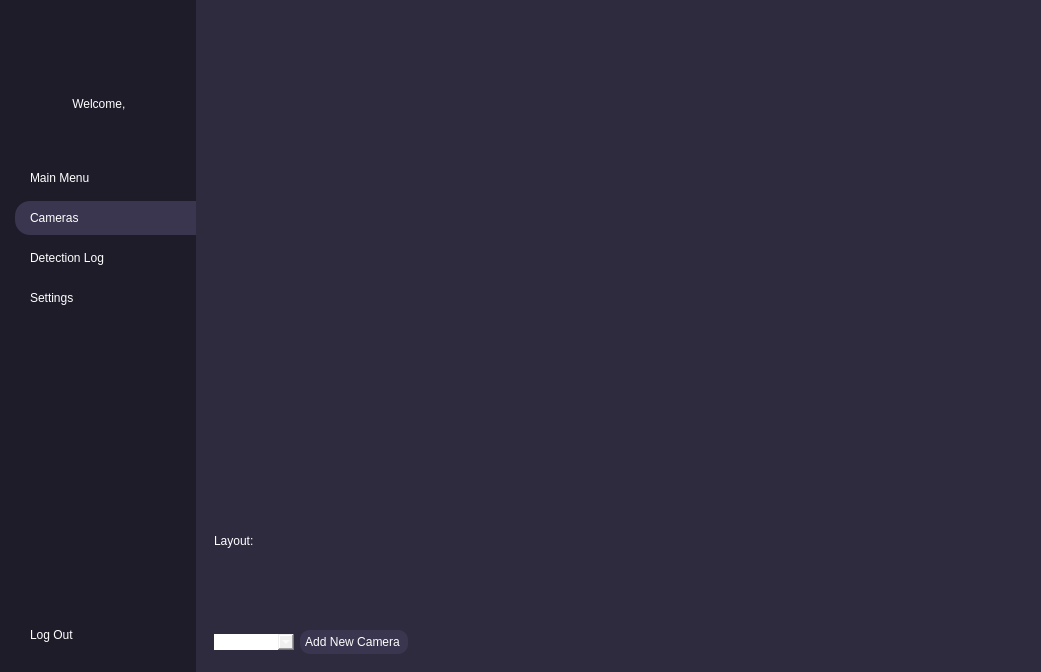
<?xml version="1.0" encoding="UTF-8"?>
<ui version="4.0">
 <class>Cameras</class>
 <widget class="QMainWindow" name="Cameras">
  <property name="geometry">
   <rect>
    <x>0</x>
    <y>0</y>
    <width>1041</width>
    <height>672</height>
   </rect>
  </property>
  <property name="minimumSize">
   <size>
    <width>1041</width>
    <height>666</height>
   </size>
  </property>
  <property name="windowTitle">
   <string>Cameras</string>
  </property>
  <property name="styleSheet">
   <string notr="true">*{
	border: none;
	background-color: transparent;
	background: none;
	padding: 0;
	margin: 0;
	color: #fff;
	font-size: 12px;
}

#leftMenuContainer{
	background-color: #1e1c29;
}

#leftMenuSubContainer QPushButton {
	text-align: left;
	padding: 10px 15px;
	border-bottom-left-radius: 15px;
	border-top-left-radius: 15px;
}

#centralwidget{
	background-color: #2E2B3F;
}</string>
  </property>
  <widget class="QWidget" name="centralwidget">
   <layout class="QHBoxLayout" name="horizontalLayout">
    <property name="spacing">
     <number>0</number>
    </property>
    <property name="leftMargin">
     <number>0</number>
    </property>
    <property name="topMargin">
     <number>0</number>
    </property>
    <property name="rightMargin">
     <number>0</number>
    </property>
    <property name="bottomMargin">
     <number>0</number>
    </property>
    <item alignment="Qt::AlignLeft">
     <widget class="QWidget" name="leftMenuContainer" native="true">
      <property name="styleSheet">
       <string notr="true"/>
      </property>
      <layout class="QVBoxLayout" name="verticalLayout_2">
       <property name="spacing">
        <number>0</number>
       </property>
       <property name="leftMargin">
        <number>0</number>
       </property>
       <property name="topMargin">
        <number>0</number>
       </property>
       <property name="rightMargin">
        <number>0</number>
       </property>
       <property name="bottomMargin">
        <number>0</number>
       </property>
       <item alignment="Qt::AlignLeft">
        <widget class="QFrame" name="leftMenuSubContainer">
         <property name="styleSheet">
          <string notr="true"/>
         </property>
         <property name="frameShape">
          <enum>QFrame::StyledPanel</enum>
         </property>
         <property name="frameShadow">
          <enum>QFrame::Raised</enum>
         </property>
         <layout class="QVBoxLayout" name="verticalLayout">
          <property name="spacing">
           <number>0</number>
          </property>
          <property name="leftMargin">
           <number>15</number>
          </property>
          <property name="topMargin">
           <number>0</number>
          </property>
          <property name="rightMargin">
           <number>0</number>
          </property>
          <property name="bottomMargin">
           <number>0</number>
          </property>
          <item>
           <widget class="QFrame" name="leftMenuTopFrame">
            <property name="frameShape">
             <enum>QFrame::StyledPanel</enum>
            </property>
            <property name="frameShadow">
             <enum>QFrame::Raised</enum>
            </property>
            <layout class="QVBoxLayout" name="verticalLayout_4">
             <property name="leftMargin">
              <number>0</number>
             </property>
             <property name="topMargin">
              <number>20</number>
             </property>
             <property name="rightMargin">
              <number>10</number>
             </property>
             <property name="bottomMargin">
              <number>0</number>
             </property>
             <item>
              <widget class="QLabel" name="LogoLabel">
               <property name="minimumSize">
                <size>
                 <width>171</width>
                 <height>71</height>
                </size>
               </property>
               <property name="maximumSize">
                <size>
                 <width>171</width>
                 <height>71</height>
                </size>
               </property>
               <property name="text">
                <string/>
               </property>
               <property name="pixmap">
                <pixmap>logo.png</pixmap>
               </property>
               <property name="scaledContents">
                <bool>true</bool>
               </property>
              </widget>
             </item>
             <item>
              <widget class="QLabel" name="WelcomeLabel">
               <property name="styleSheet">
                <string notr="true">Color: white;</string>
               </property>
               <property name="text">
                <string>Welcome, </string>
               </property>
               <property name="alignment">
                <set>Qt::AlignCenter</set>
               </property>
              </widget>
             </item>
            </layout>
           </widget>
          </item>
          <item>
           <spacer name="verticalSpacer_2">
            <property name="orientation">
             <enum>Qt::Vertical</enum>
            </property>
            <property name="sizeType">
             <enum>QSizePolicy::Fixed</enum>
            </property>
            <property name="sizeHint" stdset="0">
             <size>
              <width>20</width>
              <height>40</height>
             </size>
            </property>
           </spacer>
          </item>
          <item>
           <widget class="QFrame" name="leftMenuMiddleFrame">
            <property name="styleSheet">
             <string notr="true">QPushButton:hover {
    background-color: #3a364f;  /* Background color on hover */
}
</string>
            </property>
            <property name="frameShape">
             <enum>QFrame::StyledPanel</enum>
            </property>
            <property name="frameShadow">
             <enum>QFrame::Raised</enum>
            </property>
            <layout class="QVBoxLayout" name="verticalLayout_5">
             <property name="leftMargin">
              <number>0</number>
             </property>
             <property name="topMargin">
              <number>10</number>
             </property>
             <property name="rightMargin">
              <number>0</number>
             </property>
             <property name="bottomMargin">
              <number>0</number>
             </property>
             <item>
              <widget class="QPushButton" name="MainMenuButton">
               <property name="mouseTracking">
                <bool>true</bool>
               </property>
               <property name="styleSheet">
                <string notr="true"/>
               </property>
               <property name="text">
                <string>Main Menu</string>
               </property>
               <property name="icon">
                <iconset>
                 <normaloff>icons/home.svg</normaloff>icons/home.svg</iconset>
               </property>
              </widget>
             </item>
             <item>
              <widget class="QPushButton" name="CamerasButton">
               <property name="styleSheet">
                <string notr="true">background-color: #3a364f;</string>
               </property>
               <property name="text">
                <string>Cameras</string>
               </property>
               <property name="icon">
                <iconset>
                 <normaloff>icons/camera.svg</normaloff>icons/camera.svg</iconset>
               </property>
              </widget>
             </item>
             <item>
              <widget class="QPushButton" name="DetectionLogButton">
               <property name="text">
                <string>Detection Log</string>
               </property>
               <property name="icon">
                <iconset>
                 <normaloff>icons/search.svg</normaloff>icons/search.svg</iconset>
               </property>
              </widget>
             </item>
             <item>
              <widget class="QPushButton" name="SettingsButton">
               <property name="text">
                <string>Settings</string>
               </property>
               <property name="icon">
                <iconset>
                 <normaloff>icons/settings.svg</normaloff>icons/settings.svg</iconset>
               </property>
              </widget>
             </item>
            </layout>
           </widget>
          </item>
          <item>
           <spacer name="verticalSpacer">
            <property name="orientation">
             <enum>Qt::Vertical</enum>
            </property>
            <property name="sizeHint" stdset="0">
             <size>
              <width>20</width>
              <height>40</height>
             </size>
            </property>
           </spacer>
          </item>
          <item alignment="Qt::AlignBottom">
           <widget class="QFrame" name="leftMenuBottomFrame">
            <property name="frameShape">
             <enum>QFrame::StyledPanel</enum>
            </property>
            <property name="frameShadow">
             <enum>QFrame::Raised</enum>
            </property>
            <layout class="QVBoxLayout" name="verticalLayout_3">
             <property name="leftMargin">
              <number>0</number>
             </property>
             <property name="topMargin">
              <number>0</number>
             </property>
             <property name="rightMargin">
              <number>0</number>
             </property>
             <property name="bottomMargin">
              <number>20</number>
             </property>
             <item>
              <widget class="QPushButton" name="LogoutButton">
               <property name="styleSheet">
                <string notr="true">QPushButton:hover {
    background-color: #3a364f;  /* Background color on hover */
}
</string>
               </property>
               <property name="text">
                <string>Log Out</string>
               </property>
               <property name="icon">
                <iconset>
                 <normaloff>icons/log-out.svg</normaloff>icons/log-out.svg</iconset>
               </property>
              </widget>
             </item>
            </layout>
           </widget>
          </item>
         </layout>
        </widget>
       </item>
      </layout>
     </widget>
    </item>
    <item>
     <widget class="QWidget" name="MainBodyContainer" native="true">
      <property name="sizePolicy">
       <sizepolicy hsizetype="Expanding" vsizetype="Preferred">
        <horstretch>0</horstretch>
        <verstretch>0</verstretch>
       </sizepolicy>
      </property>
      <layout class="QGridLayout" name="gridLayout">
       <item row="0" column="0">
        <widget class="QLabel" name="cam1Label">
         <property name="text">
          <string/>
         </property>
         <property name="alignment">
          <set>Qt::AlignCenter</set>
         </property>
        </widget>
       </item>
       <item row="1" column="0">
        <widget class="QLabel" name="cam3Label">
         <property name="text">
          <string/>
         </property>
         <property name="alignment">
          <set>Qt::AlignCenter</set>
         </property>
        </widget>
       </item>
       <item row="2" column="0" colspan="2">
        <widget class="QWidget" name="camSettingWidget" native="true">
         <layout class="QGridLayout" name="gridLayout_2">
          <item row="1" column="2">
           <spacer name="horizontalSpacer">
            <property name="orientation">
             <enum>Qt::Horizontal</enum>
            </property>
            <property name="sizeHint" stdset="0">
             <size>
              <width>40</width>
              <height>20</height>
             </size>
            </property>
           </spacer>
          </item>
          <item row="0" column="0">
           <widget class="QLabel" name="cameraCountLabel">
            <property name="text">
             <string>Layout:</string>
            </property>
           </widget>
          </item>
          <item row="1" column="0">
           <widget class="QComboBox" name="layoutComboBox">
            <property name="minimumSize">
             <size>
              <width>80</width>
              <height>0</height>
             </size>
            </property>
            <property name="font">
             <font>
              <pointsize>-1</pointsize>
             </font>
            </property>
            <property name="styleSheet">
             <string notr="true"/>
            </property>
            <property name="editable">
             <bool>false</bool>
            </property>
            <property name="currentText">
             <string>4</string>
            </property>
            <property name="currentIndex">
             <number>0</number>
            </property>
            <property name="frame">
             <bool>true</bool>
            </property>
            <item>
             <property name="text">
              <string>4</string>
             </property>
            </item>
            <item>
             <property name="text">
              <string>9</string>
             </property>
            </item>
            <item>
             <property name="text">
              <string>16</string>
             </property>
            </item>
           </widget>
          </item>
          <item row="1" column="1">
           <widget class="QPushButton" name="addCameraButton">
            <property name="styleSheet">
             <string notr="true">padding: 5px;
padding-right: 8px;
border: 1px;
background-color: #3a364f;
border-radius: 10px;</string>
            </property>
            <property name="text">
             <string>Add New Camera</string>
            </property>
            <property name="icon">
             <iconset>
              <normaloff>icons/plus.svg</normaloff>icons/plus.svg</iconset>
            </property>
            <property name="flat">
             <bool>false</bool>
            </property>
           </widget>
          </item>
         </layout>
        </widget>
       </item>
       <item row="1" column="1">
        <widget class="QLabel" name="cam4Label">
         <property name="palette">
          <palette>
           <active>
            <colorrole role="WindowText">
             <brush brushstyle="SolidPattern">
              <color alpha="255">
               <red>255</red>
               <green>255</green>
               <blue>255</blue>
              </color>
             </brush>
            </colorrole>
            <colorrole role="Text">
             <brush brushstyle="SolidPattern">
              <color alpha="255">
               <red>255</red>
               <green>255</green>
               <blue>255</blue>
              </color>
             </brush>
            </colorrole>
            <colorrole role="ButtonText">
             <brush brushstyle="SolidPattern">
              <color alpha="255">
               <red>255</red>
               <green>255</green>
               <blue>255</blue>
              </color>
             </brush>
            </colorrole>
           </active>
           <inactive>
            <colorrole role="WindowText">
             <brush brushstyle="SolidPattern">
              <color alpha="255">
               <red>255</red>
               <green>255</green>
               <blue>255</blue>
              </color>
             </brush>
            </colorrole>
            <colorrole role="Text">
             <brush brushstyle="SolidPattern">
              <color alpha="255">
               <red>255</red>
               <green>255</green>
               <blue>255</blue>
              </color>
             </brush>
            </colorrole>
            <colorrole role="ButtonText">
             <brush brushstyle="SolidPattern">
              <color alpha="255">
               <red>255</red>
               <green>255</green>
               <blue>255</blue>
              </color>
             </brush>
            </colorrole>
           </inactive>
           <disabled>
            <colorrole role="WindowText">
             <brush brushstyle="SolidPattern">
              <color alpha="255">
               <red>255</red>
               <green>255</green>
               <blue>255</blue>
              </color>
             </brush>
            </colorrole>
            <colorrole role="Text">
             <brush brushstyle="SolidPattern">
              <color alpha="255">
               <red>255</red>
               <green>255</green>
               <blue>255</blue>
              </color>
             </brush>
            </colorrole>
            <colorrole role="ButtonText">
             <brush brushstyle="SolidPattern">
              <color alpha="255">
               <red>255</red>
               <green>255</green>
               <blue>255</blue>
              </color>
             </brush>
            </colorrole>
           </disabled>
          </palette>
         </property>
         <property name="text">
          <string/>
         </property>
         <property name="alignment">
          <set>Qt::AlignCenter</set>
         </property>
        </widget>
       </item>
       <item row="0" column="1">
        <widget class="QLabel" name="cam2Label">
         <property name="text">
          <string/>
         </property>
         <property name="alignment">
          <set>Qt::AlignCenter</set>
         </property>
        </widget>
       </item>
      </layout>
     </widget>
    </item>
   </layout>
  </widget>
 </widget>
 <resources/>
 <connections/>
</ui>
